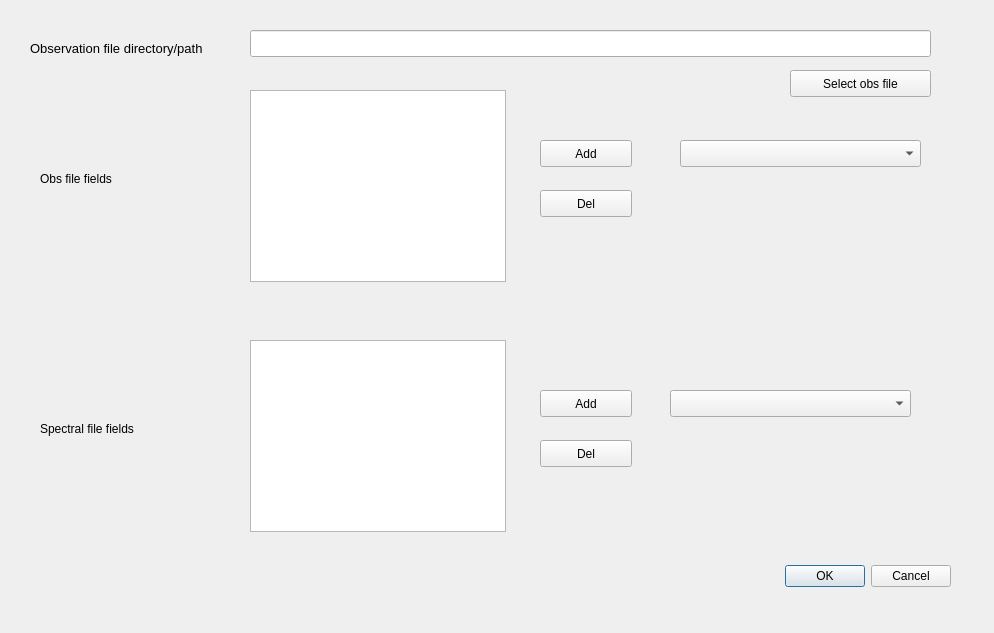
<?xml version="1.0" encoding="UTF-8"?>
<ui version="4.0">
 <class>obsfileseldlg</class>
 <widget class="QDialog" name="obsfileseldlg">
  <property name="geometry">
   <rect>
    <x>0</x>
    <y>0</y>
    <width>994</width>
    <height>633</height>
   </rect>
  </property>
  <property name="windowTitle">
   <string>Select file/directory and fields</string>
  </property>
  <widget class="QDialogButtonBox" name="buttonBox">
   <property name="geometry">
    <rect>
     <x>740</x>
     <y>560</y>
     <width>211</width>
     <height>32</height>
    </rect>
   </property>
   <property name="orientation">
    <enum>Qt::Horizontal</enum>
   </property>
   <property name="standardButtons">
    <set>QDialogButtonBox::Cancel|QDialogButtonBox::Ok</set>
   </property>
  </widget>
  <widget class="QLabel" name="label">
   <property name="geometry">
    <rect>
     <x>30</x>
     <y>40</y>
     <width>221</width>
     <height>17</height>
    </rect>
   </property>
   <property name="font">
    <font>
     <pointsize>10</pointsize>
    </font>
   </property>
   <property name="text">
    <string>Observation file directory/path</string>
   </property>
  </widget>
  <widget class="QLineEdit" name="obsfile">
   <property name="geometry">
    <rect>
     <x>250</x>
     <y>30</y>
     <width>681</width>
     <height>27</height>
    </rect>
   </property>
   <property name="toolTip">
    <string>This is the name of the observation file to use.
You shouldn't need a directory if it is the same one already chosen
for the observations directory.</string>
   </property>
  </widget>
  <widget class="QPushButton" name="selobsfile">
   <property name="geometry">
    <rect>
     <x>790</x>
     <y>70</y>
     <width>141</width>
     <height>27</height>
    </rect>
   </property>
   <property name="toolTip">
    <string>Click to select observation file</string>
   </property>
   <property name="text">
    <string>Select obs file</string>
   </property>
  </widget>
  <widget class="QListWidget" name="obsfields">
   <property name="geometry">
    <rect>
     <x>250</x>
     <y>90</y>
     <width>256</width>
     <height>192</height>
    </rect>
   </property>
   <property name="toolTip">
    <string>This is the columns in order of the obs file fields</string>
   </property>
   <property name="dragDropMode">
    <enum>QAbstractItemView::InternalMove</enum>
   </property>
  </widget>
  <widget class="QPushButton" name="addobsfield">
   <property name="geometry">
    <rect>
     <x>540</x>
     <y>140</y>
     <width>92</width>
     <height>27</height>
    </rect>
   </property>
   <property name="toolTip">
    <string>Click to add the selected field</string>
   </property>
   <property name="text">
    <string>Add</string>
   </property>
  </widget>
  <widget class="QPushButton" name="delobsfield">
   <property name="geometry">
    <rect>
     <x>540</x>
     <y>190</y>
     <width>92</width>
     <height>27</height>
    </rect>
   </property>
   <property name="toolTip">
    <string>Click to delete the selected field</string>
   </property>
   <property name="text">
    <string>Del</string>
   </property>
  </widget>
  <widget class="QLabel" name="label_2">
   <property name="geometry">
    <rect>
     <x>40</x>
     <y>170</y>
     <width>101</width>
     <height>17</height>
    </rect>
   </property>
   <property name="text">
    <string>Obs file fields</string>
   </property>
  </widget>
  <widget class="QLabel" name="label_3">
   <property name="geometry">
    <rect>
     <x>40</x>
     <y>420</y>
     <width>131</width>
     <height>17</height>
    </rect>
   </property>
   <property name="text">
    <string>Spectral file fields</string>
   </property>
  </widget>
  <widget class="QPushButton" name="delspecfield">
   <property name="geometry">
    <rect>
     <x>540</x>
     <y>440</y>
     <width>92</width>
     <height>27</height>
    </rect>
   </property>
   <property name="toolTip">
    <string>Click to delete the selected field</string>
   </property>
   <property name="text">
    <string>Del</string>
   </property>
  </widget>
  <widget class="QPushButton" name="addspecfield">
   <property name="geometry">
    <rect>
     <x>540</x>
     <y>390</y>
     <width>92</width>
     <height>27</height>
    </rect>
   </property>
   <property name="toolTip">
    <string>Click to add the selected field</string>
   </property>
   <property name="text">
    <string>Add</string>
   </property>
  </widget>
  <widget class="QListWidget" name="specfields">
   <property name="geometry">
    <rect>
     <x>250</x>
     <y>340</y>
     <width>256</width>
     <height>192</height>
    </rect>
   </property>
   <property name="toolTip">
    <string>These are the columns in order of the fields in the spectral file.</string>
   </property>
   <property name="dragDropMode">
    <enum>QAbstractItemView::InternalMove</enum>
   </property>
  </widget>
  <widget class="QComboBox" name="selobsfield">
   <property name="geometry">
    <rect>
     <x>680</x>
     <y>140</y>
     <width>241</width>
     <height>27</height>
    </rect>
   </property>
   <property name="toolTip">
    <string>Possible obs file fields</string>
   </property>
  </widget>
  <widget class="QComboBox" name="selspecfield">
   <property name="geometry">
    <rect>
     <x>670</x>
     <y>390</y>
     <width>241</width>
     <height>27</height>
    </rect>
   </property>
   <property name="toolTip">
    <string>Possible spectrum file fields</string>
   </property>
  </widget>
 </widget>
 <tabstops>
  <tabstop>obsfile</tabstop>
  <tabstop>selobsfile</tabstop>
  <tabstop>obsfields</tabstop>
  <tabstop>addobsfield</tabstop>
  <tabstop>delobsfield</tabstop>
  <tabstop>selobsfield</tabstop>
  <tabstop>specfields</tabstop>
  <tabstop>addspecfield</tabstop>
  <tabstop>delspecfield</tabstop>
  <tabstop>selspecfield</tabstop>
  <tabstop>buttonBox</tabstop>
 </tabstops>
 <resources/>
 <connections>
  <connection>
   <sender>buttonBox</sender>
   <signal>accepted()</signal>
   <receiver>obsfileseldlg</receiver>
   <slot>accept()</slot>
   <hints>
    <hint type="sourcelabel">
     <x>950</x>
     <y>574</y>
    </hint>
    <hint type="destinationlabel">
     <x>157</x>
     <y>274</y>
    </hint>
   </hints>
  </connection>
  <connection>
   <sender>buttonBox</sender>
   <signal>rejected()</signal>
   <receiver>obsfileseldlg</receiver>
   <slot>reject()</slot>
   <hints>
    <hint type="sourcelabel">
     <x>950</x>
     <y>580</y>
    </hint>
    <hint type="destinationlabel">
     <x>286</x>
     <y>274</y>
    </hint>
   </hints>
  </connection>
 </connections>
</ui>
